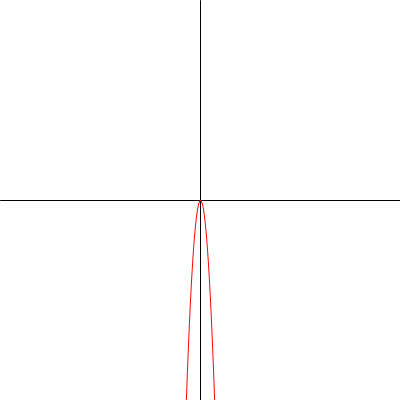
Frame 1 (no input)
Frame 60 (the mouse pressed at the canvas centre just before this capture): identical to frame 1, image omitted
Frame 120 (the mouse held since frame 60 and released just before this capture): identical to frame 1, image omitted

The Processing sketch that drew this single still picture (run headless with seeded random() and noise(); from frame 60 on, the mouse is pressed at the canvas centre):

// Processing sketch: funcionCuadratica
// ── funcionCuadratica.pde
float a = -1;  
float b = 0;  
float c = 0;  
/*En este caso deje aplicada la reflexion*/
void setup() {
  size(400, 400);
}

void draw() {
  background(255);
  /*Comencé creando las variables a, b y c. Luego creo el sistema de ejes cartecianos y
los dejé en color negro*/
  stroke(0);
  line(width/2, 0, width/2, height);
  line(0, height/2, width, height/2);
  stroke(#FC0808);
  /* luego dibujo los puntos de la funcion cuadratica con el bucle "for" 
que va de izquierda a derecha y calcula cada valor de y correspondiente a sus valores en x con 
la formula de la funcion cuadratica*/
  float lastY = 0;
  for (int x = -width/2; x < width/2; x++) {
    float y = a * pow(x, 2) + b * x + c;
    if (x > -width/2) {
      line(x + width/2 - 1, -lastY + height/2, x + width/2, -y + height/2);
    }
    point(x + width/2, -y + height/2);
    lastY = y;
  }
}
/* Tambien cree una linea que recorre los puntos para que sea
más grafico el ejemplo esto lo hice con lastY que "recuerda" el valor ultimo de y para poder trazar
la linea */
